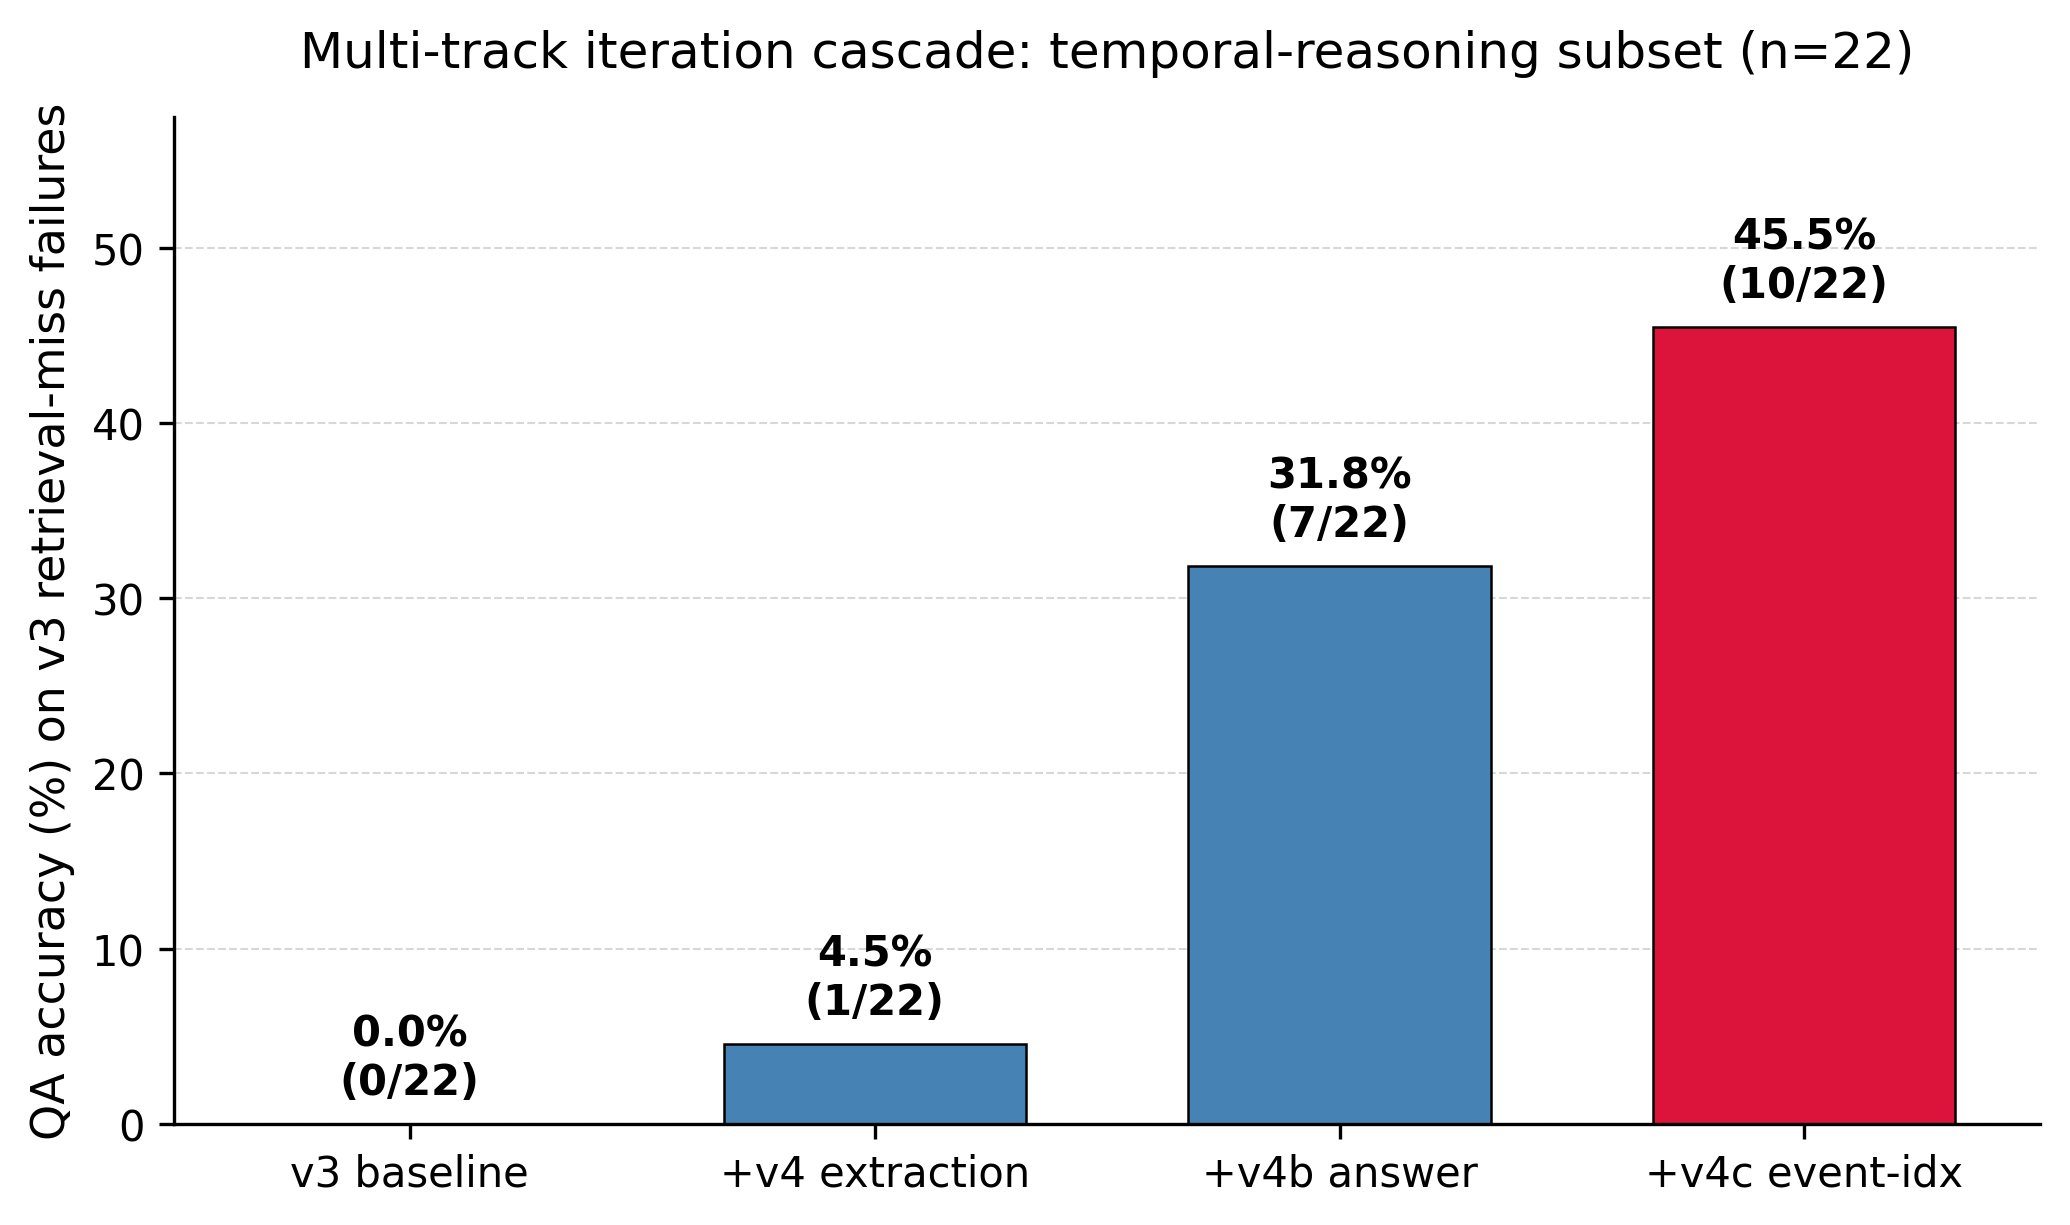

Source code (Python):
"""Generate the v3->v4->v4b->v4c cumulative QA cascade figure for the paper.

Outputs:
    cascade.png  (300 dpi, raster)
    cascade.pdf  (vector)

Run:
    python cascade.py
"""

from __future__ import annotations

from pathlib import Path

import matplotlib.pyplot as plt


def main() -> None:
    labels = ["v3 baseline", "+v4 extraction", "+v4b answer", "+v4c event-idx"]
    wins = [0, 1, 7, 10]
    total = 22
    pct = [100.0 * w / total for w in wins]

    base_color = "steelblue"
    highlight_color = "crimson"
    colors = [base_color] * (len(labels) - 1) + [highlight_color]

    fig, ax = plt.subplots(figsize=(7.0, 4.2))
    fig.patch.set_facecolor("white")
    ax.set_facecolor("white")

    bars = ax.bar(labels, pct, color=colors, edgecolor="black", linewidth=0.6, width=0.65)

    # Annotate bars with percentage AND raw fraction
    for bar, p, w in zip(bars, pct, wins):
        height = bar.get_height()
        label = f"{p:.1f}%\n({w}/{total})"
        ax.text(
            bar.get_x() + bar.get_width() / 2.0,
            height + 1.2,
            label,
            ha="center",
            va="bottom",
            fontsize=10,
            fontweight="bold",
        )

    ax.set_ylim(0, max(pct) + 12)
    ax.set_ylabel("QA accuracy (%) on v3 retrieval-miss failures", fontsize=11)
    ax.set_title(
        "Multi-track iteration cascade: temporal-reasoning subset (n=22)",
        fontsize=12,
        pad=12,
    )

    ax.spines["top"].set_visible(False)
    ax.spines["right"].set_visible(False)
    ax.yaxis.grid(True, linestyle="--", linewidth=0.5, alpha=0.5)
    ax.set_axisbelow(True)
    ax.tick_params(axis="x", labelsize=10)
    ax.tick_params(axis="y", labelsize=10)

    plt.tight_layout()

    here = Path(__file__).resolve().parent
    fig.savefig(here / "cascade.png", dpi=300, bbox_inches="tight", facecolor="white")
    fig.savefig(here / "cascade.pdf", bbox_inches="tight", facecolor="white")
    print(f"Wrote {here / 'cascade.png'} and {here / 'cascade.pdf'}")


if __name__ == "__main__":
    main()
